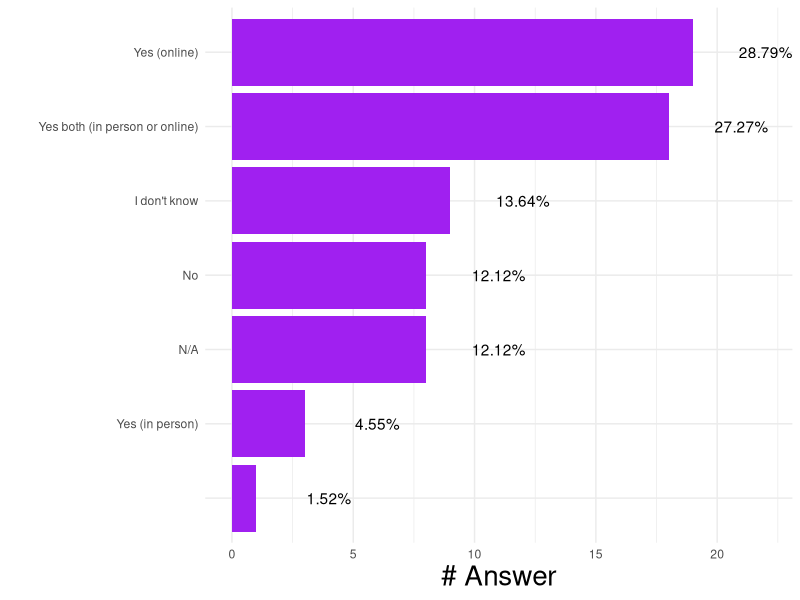

The R source for this figure:
library(data.table)
library(ggplot2)
library(dplyr)

# Load data
d = fread("../qualitative_analysis/ELIXIR_BioHackathon_35FAIRX_Responses-Form_responses1.tsv")

fs11_plot = d[,16]
colnames(fs11_plot) = "Answer"
fs11_plot$n = 1
fs11_plot_sum = fs11_plot %>% group_by(Answer)%>%
  summarise(n = sum(n))

fs11_plot_sum = fs11_plot%>% group_by(Answer) %>%
  summarise(count = sum(n))

fs11_plot_sum = arrange(fs11_plot_sum, count)
fs11_plot_sum$Answer = factor(fs11_plot_sum$Answer, levels =fs11_plot_sum$Answer)
fs11_plot_sum$percent = fs11_plot_sum$count / sum(fs11_plot_sum$count) * 100

fs11 = ggplot(fs11_plot_sum, aes(y = Answer, x = count))+
  geom_bar(stat = "identity",fill = "purple")+
  geom_text(aes( label = paste0(round(percent,2),"%"),
                 x= count+3 ))+
  ylab("")+
  xlab("# Answer")+
  theme_minimal()+
  theme(#axis.text = element_text(size = 14),
    axis.title = element_text(size = 20))


png("../figures/figureS11.png", width = 1500, height = 900, res = 200)
fs11
dev.off()
